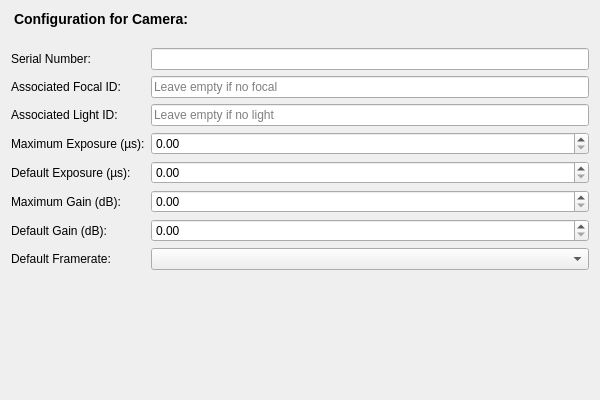
<?xml version="1.0" encoding="UTF-8"?>
<ui version="4.0">
 <class>CameraConfigPage</class>
 <widget class="QWidget" name="CameraConfigPage">
  <property name="geometry">
   <rect>
    <x>0</x>
    <y>0</y>
    <width>600</width>
    <height>400</height>
   </rect>
  </property>
  <layout class="QVBoxLayout" name="verticalLayout">
   <item>
    <widget class="QLabel" name="headerLabel">
     <property name="styleSheet">
      <string>font-size: 14px; margin-bottom: 15px;</string>
     </property>
     <property name="text">
      <string>&lt;b&gt;Configuration for Camera: &lt;/b&gt;</string>
     </property>
    </widget>
   </item>
   <item>
    <layout class="QFormLayout" name="formLayout">
     <item row="0" column="0">
      <widget class="QLabel" name="labelSerial">
       <property name="text">
        <string>Serial Number:</string>
       </property>
      </widget>
     </item>
     <item row="0" column="1">
      <widget class="QLineEdit" name="serialNumberEdit"/>
     </item>
     <item row="1" column="0">
      <widget class="QLabel" name="labelFocal">
       <property name="text">
        <string>Associated Focal ID:</string>
       </property>
      </widget>
     </item>
     <item row="1" column="1">
      <widget class="QLineEdit" name="focalIdEdit">
       <property name="placeholderText">
        <string>Leave empty if no focal</string>
       </property>
      </widget>
     </item>
     <item row="2" column="0">
      <widget class="QLabel" name="labelLight">
       <property name="text">
        <string>Associated Light ID:</string>
       </property>
      </widget>
     </item>
     <item row="2" column="1">
      <widget class="QLineEdit" name="lightIdEdit">
       <property name="placeholderText">
        <string>Leave empty if no light</string>
       </property>
      </widget>
     </item>
     <item row="3" column="0">
      <widget class="QLabel" name="labelMaxExp">
       <property name="text">
        <string>Maximum Exposure (µs):</string>
       </property>
      </widget>
     </item>
     <item row="3" column="1">
      <widget class="QDoubleSpinBox" name="maxExposureSpin">
       <property name="decimals">
        <number>2</number>
       </property>
       <property name="maximum">
        <double>10000000.000000000000000</double>
       </property>
      </widget>
     </item>
     <item row="4" column="0">
      <widget class="QLabel" name="labelDefExp">
       <property name="text">
        <string>Default Exposure (µs):</string>
       </property>
      </widget>
     </item>
     <item row="4" column="1">
      <widget class="QDoubleSpinBox" name="defaultExposureSpin">
       <property name="decimals">
        <number>2</number>
       </property>
       <property name="maximum">
        <double>10000000.000000000000000</double>
       </property>
      </widget>
     </item>
     <item row="5" column="0">
      <widget class="QLabel" name="labelMaxGain">
       <property name="text">
        <string>Maximum Gain (dB):</string>
       </property>
      </widget>
     </item>
     <item row="5" column="1">
      <widget class="QDoubleSpinBox" name="maxGainSpin">
       <property name="decimals">
        <number>2</number>
       </property>
       <property name="maximum">
        <double>100.000000000000000</double>
       </property>
      </widget>
     </item>
     <item row="6" column="0">
      <widget class="QLabel" name="labelDefGain">
       <property name="text">
        <string>Default Gain (dB):</string>
       </property>
      </widget>
     </item>
     <item row="6" column="1">
      <widget class="QDoubleSpinBox" name="defaultGainSpin">
       <property name="decimals">
        <number>2</number>
       </property>
       <property name="maximum">
        <double>100.000000000000000</double>
       </property>
      </widget>
     </item>
     <item row="7" column="0">
      <widget class="QLabel" name="labelFps">
       <property name="text">
        <string>Default Framerate:</string>
       </property>
      </widget>
     </item>
     <item row="7" column="1">
      <widget class="QComboBox" name="framerateCombo"/>
     </item>
    </layout>
   </item>
   <item>
    <spacer name="verticalSpacer">
     <property name="orientation">
      <enum>Qt::Orientation::Vertical</enum>
     </property>
     <property name="sizeHint" stdset="0">
      <size>
       <width>20</width>
       <height>40</height>
      </size>
     </property>
    </spacer>
   </item>
  </layout>
 </widget>
 <resources/>
 <connections/>
</ui>
